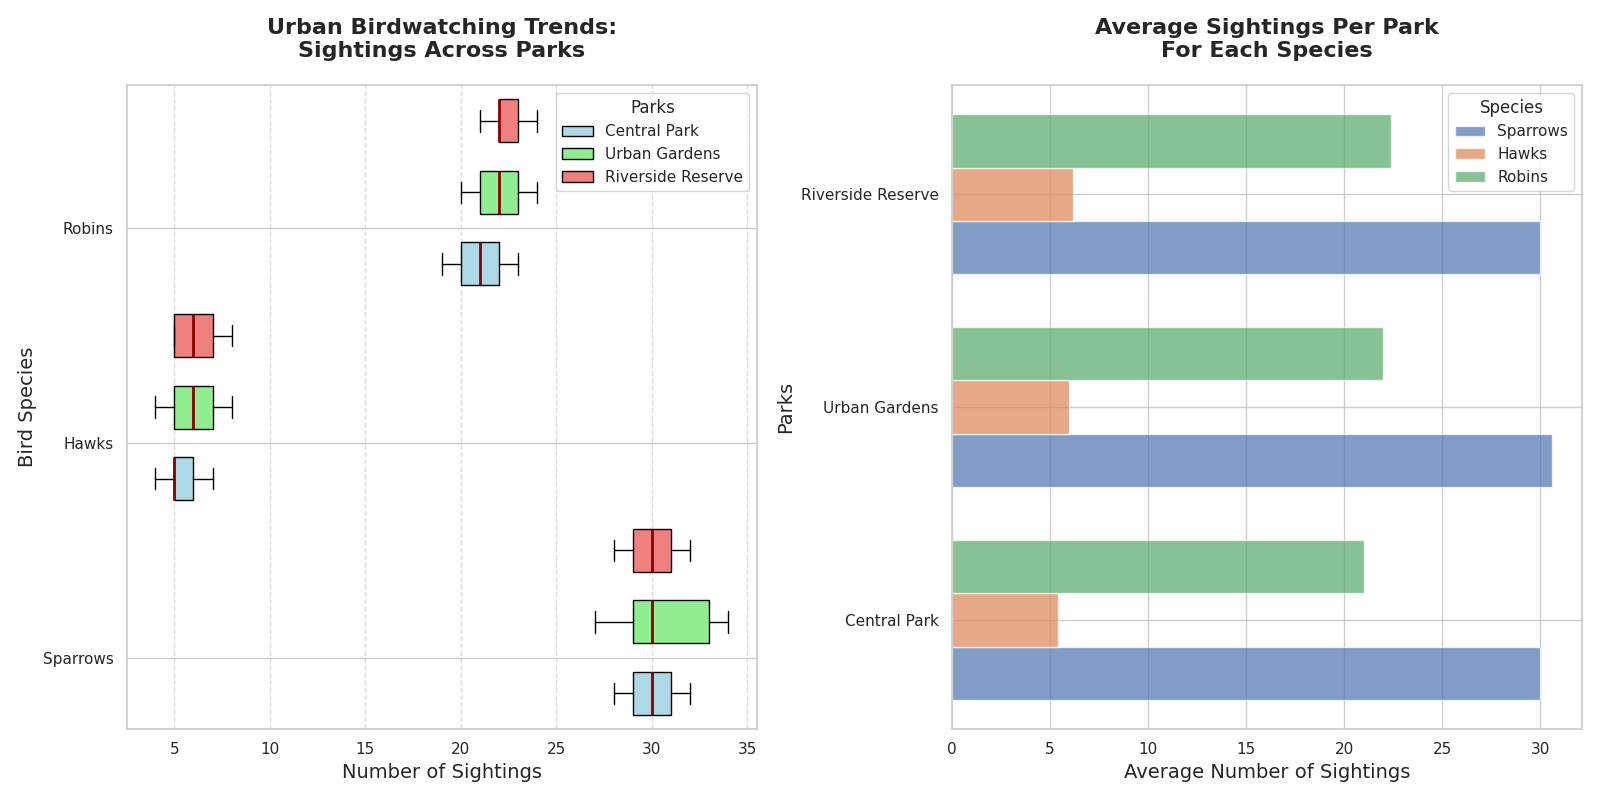

The script that drew this image:
import matplotlib.pyplot as plt
import numpy as np

species = ['Sparrows', 'Hawks', 'Robins']
parks = ['Central Park', 'Urban Gardens', 'Riverside Reserve']

sparrows_sightings = [30, 28, 32, 31, 29, 27, 33, 34, 30, 29, 30, 31, 32, 28, 29, 34]
hawks_sightings = [5, 6, 7, 4, 5, 6, 7, 8, 5, 4, 6, 7, 8, 5, 5]
robins_sightings = [20, 21, 19, 22, 23, 21, 22, 23, 24, 20, 21, 22, 23, 24, 22, 21]

min_len_cp = min(len(sparrows_sightings[:5]), len(hawks_sightings[:5]), len(robins_sightings[:5]))
min_len_ug = min(len(sparrows_sightings[5:10]), len(hawks_sightings[5:10]), len(robins_sightings[5:10]))
min_len_rr = min(len(sparrows_sightings[10:15]), len(hawks_sightings[10:15]), len(robins_sightings[10:15]))

central_park_data = np.array([sparrows_sightings[:min_len_cp], hawks_sightings[:min_len_cp], robins_sightings[:min_len_cp]]).T
urban_gardens_data = np.array([sparrows_sightings[5:5 + min_len_ug], hawks_sightings[5:5 + min_len_ug], robins_sightings[5:5 + min_len_ug]]).T
riverside_reserve_data = np.array([sparrows_sightings[10:10 + min_len_rr], hawks_sightings[10:10 + min_len_rr], robins_sightings[10:10 + min_len_rr]]).T

avg_sightings = {
    "Sparrows": [np.mean(central_park_data[:, 0]), np.mean(urban_gardens_data[:, 0]), np.mean(riverside_reserve_data[:, 0])],
    "Hawks": [np.mean(central_park_data[:, 1]), np.mean(urban_gardens_data[:, 1]), np.mean(riverside_reserve_data[:, 1])],
    "Robins": [np.mean(central_park_data[:, 2]), np.mean(urban_gardens_data[:, 2]), np.mean(riverside_reserve_data[:, 2])]
}

fig, axes = plt.subplots(1, 2, figsize=(16, 8))

ax1 = axes[0]
bplot1 = ax1.boxplot(central_park_data, vert=False, patch_artist=True, positions=np.arange(3)*3, widths=0.6)
bplot2 = ax1.boxplot(urban_gardens_data, vert=False, patch_artist=True, positions=np.arange(3)*3 + 1, widths=0.6)
bplot3 = ax1.boxplot(riverside_reserve_data, vert=False, patch_artist=True, positions=np.arange(3)*3 + 2, widths=0.6)

colors = ['lightblue', 'lightgreen', 'lightcoral']
for bplot, color in zip([bplot1, bplot2, bplot3], colors):
    for patch in bplot['boxes']:
        patch.set_facecolor(color)
    for median in bplot['medians']:
        median.set(color='darkred', linewidth=2)

ax1.set_title('Urban Birdwatching Trends:\nSightings Across Parks', fontsize=16, fontweight='bold', pad=20)
ax1.set_xlabel('Number of Sightings', fontsize=14)
ax1.set_ylabel('Bird Species', fontsize=14)
ax1.set_yticks([0.5, 3.5, 6.5])
ax1.set_yticklabels(species)
ax1.grid(axis='x', linestyle='--', alpha=0.7)
ax1.legend([bplot1["boxes"][0], bplot2["boxes"][0], bplot3["boxes"][0]], parks, loc='upper right', title="Parks")

ax2 = axes[1]
index = np.arange(len(parks))
bar_width = 0.25

for i, (species_name, averages) in enumerate(avg_sightings.items()):
    ax2.barh(index + i*bar_width, averages, bar_width, label=species_name, alpha=0.7)

ax2.set_title('Average Sightings Per Park\nFor Each Species', fontsize=16, fontweight='bold', pad=20)
ax2.set_xlabel('Average Number of Sightings', fontsize=14)
ax2.set_ylabel('Parks', fontsize=14)
ax2.set_yticks(index + bar_width)
ax2.set_yticklabels(parks)
ax2.legend(title="Species")

plt.tight_layout()
plt.show()
